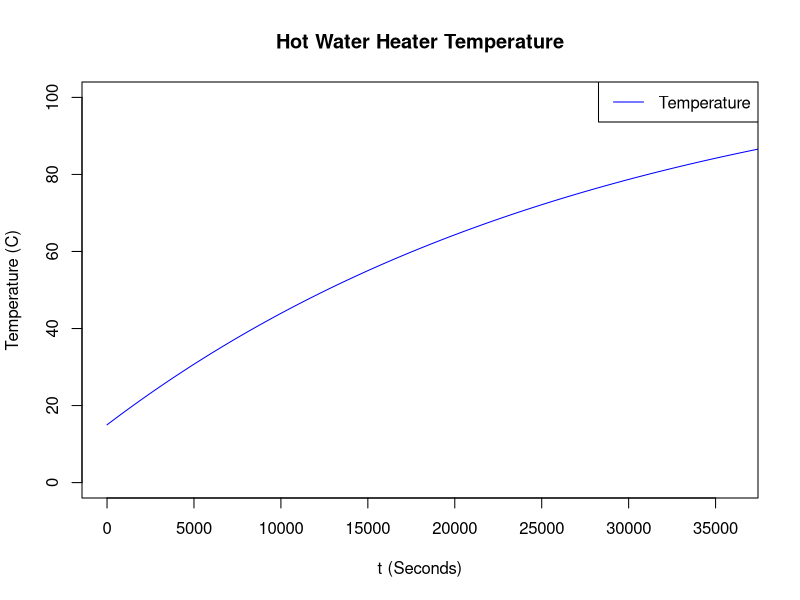
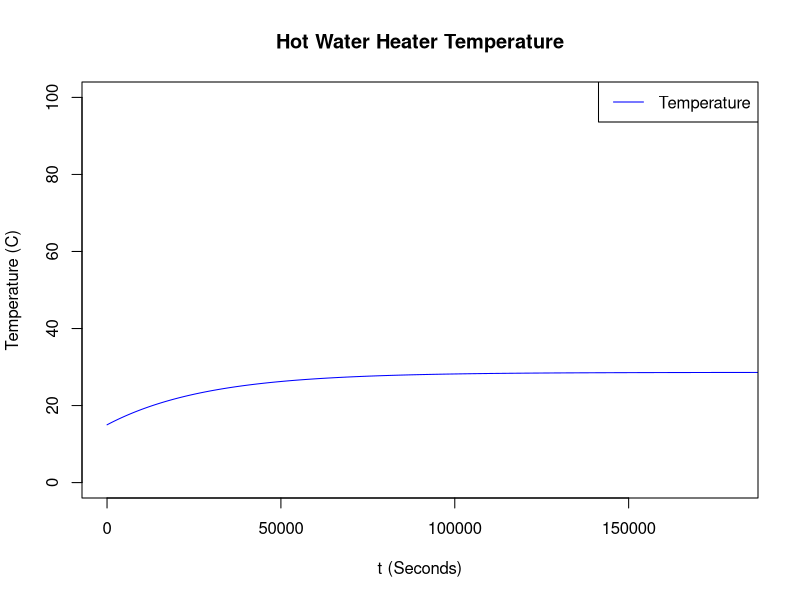

R code for these plots, in order:
## ---- chunk 1
knitr::opts_chunk$set(echo = TRUE)
## ---- chunk 2
Ch93Ex1debug <- function(q,T) {

  #Chapter9.3 Model 
  #Perform Rk4 for temperature of water in hot water heater
  
  #q is the heat input of the hot water heater.   
  #T is the time length in hours for [0, T]
  N <- 3600*10   #N is the number of time nodes
  h <- 3600*T/N    #This is the time step size in seconds
  
  #System Parameters
  t0 <- 0
  u0 <- 15 
  us <- 15
  c <- 4200    
  m <- 250      
  h <- 12    
  S <- 3.06    
  
  #Slope function from ODE
  f <- function(U) {q/(c*m) - ((h*S)/(c*m))*(U - us)}  
 
  #Initialize vectors for time t and temperature U. 
  t <- rep(0, N)
  U <- rep(0, N)
  t[1] <- t0
  U[1] <- u0

  
  #Runge-Kutta Loop (Generate temperature vector U)
  for(i in 1:N) {
    a1 <- h*f(U[i]);                       #f = slope of U
    b1 <- h*f(U[i]+0.5*a1);                 #Half-step predictor 
    c1 <- h*f(U[i]+0.5*b1);                 #Half-step predictor 
    d1 <- h*f(U[i]+c1);                     #Full-step predictor 
    U[i+1] <- U[i]+(1/6)*(a1+2*b1+2*c1+d1);   #Next U value
    t[i+1] <- t[i] + h
    #cat("i = ", i,",", "a = ", a, "\n")
    #cat("i = ", i,",", "b = ", b, "\n")
    #cat("i = ", i,",", "c = ", c, "\n")
    #cat("i = ", i,",", "d = ", d, "\n")
    #cat("i = ", i,",", "xi = ", U[i], "\n")
  }

  #Plot results
  plot(t,U,                
        main = "Hot Water Heater Temperature",
        xlab = "t (Seconds)",           #x-axis label
        ylab = "Temperature (C)",       #y-axis label
        type="l",col="blue", 
        xlim=c(0,3600*T),               #x-axis range
        ylim=c(0,100)                   #y-axis range
       )
  
   legend("topright",
         legend = c("Temperature"),
         col=c("blue"),        #legend colors
         lty=c(1)             #lty = line type (for legend colors)
         )
}
## ---- chunk 3
Ch93Ex1debug(3600,10)
## ---- chunk 4
Ch93Ex1debug(500,50)
